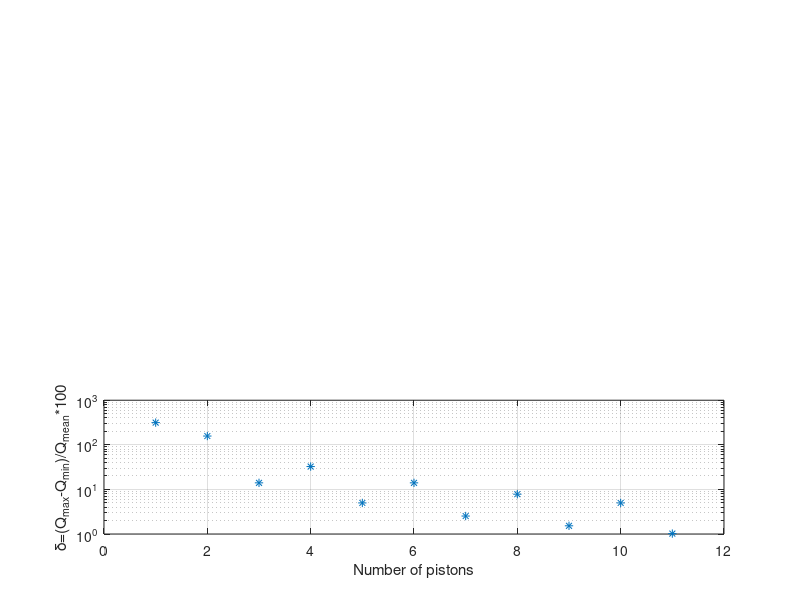
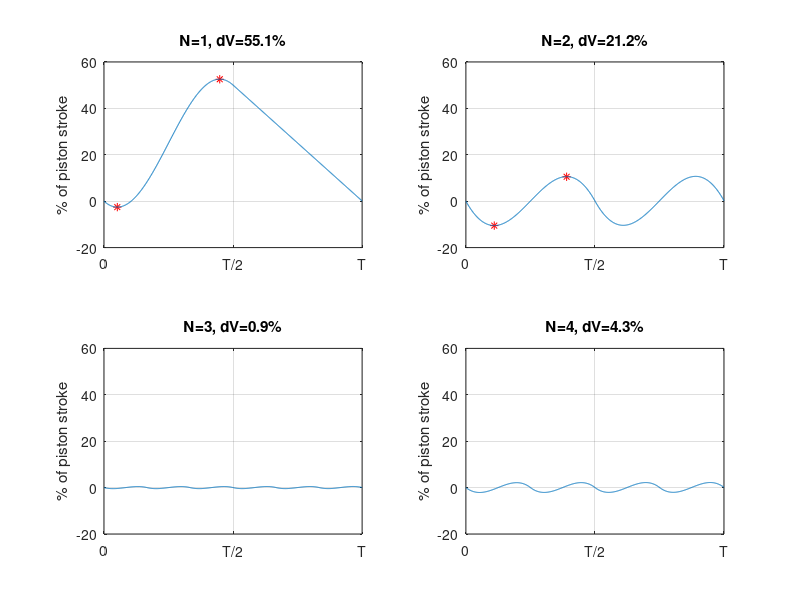

MATLAB code to generate these figures, in order:
function piston_pumps

clc, clear all

t=linspace(0,1,1000);
for i=1:11
    Q=flowrate(t,i);
    delta(i)=(max(Q)-min(Q))/mean(Q)*100;
    dQ=Q-mean(Q);
    
    if i<5
    dV{i}(1)=0;
    for j=2:length(t)
        dV{i}(j)=trapz(t(1:j),dQ(1:j));
    end
    end
end

figure(1), clf
subplot(6,2,[9 10 11 12])
semilogy(delta,'*'), hold off, grid on
xlabel('Number of pistons')
ylabel('\delta=(Q_{max}-Q_{min})/Q_{mean}*100')

figure(2), clf
for i=1:4
    subplot(2,2,i)
    if i==1
        plot([0.0515576 0.448442],[-0.00813313 0.167288]*pi*100,'r*'), hold on
    end
    if i==2
        plot([0.109834 0.3902 ],[-0.0335 0.0335]*pi*100,'r*'), hold on
    end
    plot(t,dV{i}*pi*100), grid on
    title(['N=',num2str(i),', dV=',num2str(round(pi*1000*(max(dV{i})-min(dV{i})))/10),'%'])
    set(gca,'xtick',[0 0.5 1],'xticklabel',{'0','T/2','T'})
    ylabel('% of piston stroke');
    ylim([-20,60]);
end

end

function sumQ=flowrate(t,num_of_pistons)

szinek={'k','b','r','g','m','c','k--','b--','r--','g--','m--','c--'};

phase=1/num_of_pistons;
for i=1:num_of_pistons
    Q(i,:)=max(0,sin(2*pi*(t-(i-1)*phase)));
    if num_of_pistons<9
        subplot(6,2,num_of_pistons)
        plot(t,Q(i,:),szinek{i}), hold on
    end
end

for i=1:length(t)
    sumQ(i)=sum(Q(:,i));
end

if num_of_pistons<9
subplot(6,2,num_of_pistons)
plot(t,sumQ,'k'), axis([0 2 0 max(sumQ)*1.1]), hold off
title(['N=',num2str(num_of_pistons)])
set(gca,'xtick',[0 1 2],'xticklabel',{'0','T','2T'})
end

end